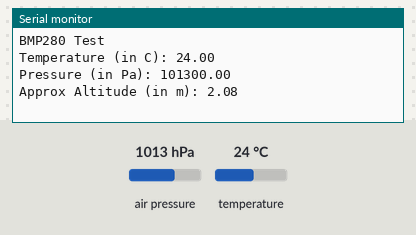
The sketch below on a simulated Arduino Mega 2560, built with avr-gcc and run on an emulated ATmega2560. Shown: the last lines printed to the serial monitor. The test bench sets the inputs (shaded band); at power-on: air pressure 1013 hPa, temperature 24 °C.

Above: at 1.2 s.
1.3 s: air pressure set to 952 hPa
At 2.9 s:
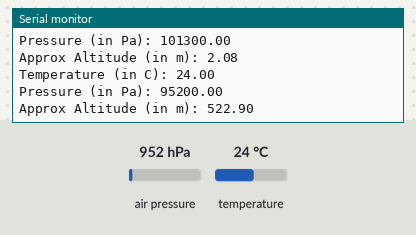
3.6 s: temperature set to 12 °C
At 4.6 s:
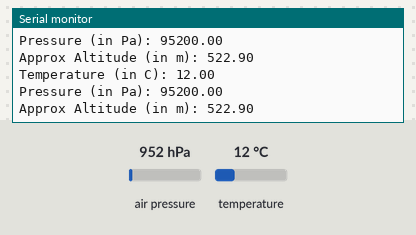
5.9 s: air pressure set to 975 hPa
At 6.4 s:
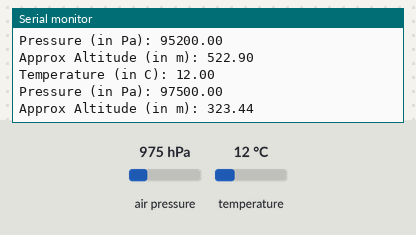
Timing chart, 0 to 8.9 s (numbered marks = the images above; inputs shaded):
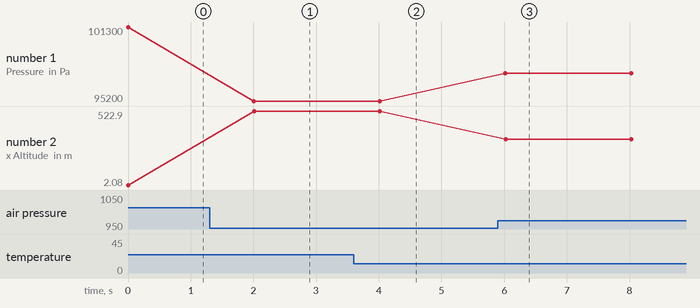

The sketch:

BMP_280.ino
```cpp
#include <SPI.h>
#include <Adafruit_Sensor.h>
#include <Adafruit_BMP280.h>

#define BMP_SCK 18
#define BMP_MISO 19
#define BMP_MOSI 23
#define BMP_CS 5

Adafruit_BMP280 bmp280(BMP_CS, BMP_MOSI, BMP_MISO, BMP_SCK);

void setup() {
  Serial.begin(115200);
  while (!Serial) delay(100);
  Serial.println("BMP280 Test");
  unsigned status;

  status = bmp280.begin(0x76);
  if(!status) {
      Serial.println("No Sensor Found");
      Serial.print("SensorID was: 0x"); Serial.println(bmp280.sensorID(),16);
      Serial.print("        ID of 0xFF probably means a bad 13/02/2025dress, a BMP 180 or BMP 085\n");
      Serial.print("   ID of 0x56-0x58 represents a BMP 280,\n");
      Serial.print("        ID of 0x60 represents a BME 280.\n");
      Serial.print("        ID of 0x61 represents a BME 680.\n");
      while (1) delay(10);
  }

  bmp280.setSampling(
    Adafruit_BMP280::MODE_NORMAL,           //Operating Mode
    Adafruit_BMP280::SAMPLING_X2,           //Temp. Oversampling
    Adafruit_BMP280::SAMPLING_X16,
    Adafruit_BMP280::FILTER_X16,           //Filtering
    Adafruit_BMP280::STANDBY_MS_500        //Standby Time
  );
}

void loop() {
  Serial.print("Temperature (in C): "); Serial.println(bmp280.readTemperature());
  Serial.print("Pressure (in Pa): "); Serial.println(bmp280.readPressure());
  Serial.print("Approx Altitude (in m): "); Serial.println(bmp280.readAltitude(1013.25));

  Serial.println();
  delay(2000);
}
```

Measured:
- after the input at 1.3 s, the serial monitor: prints a new line after 0.71 s (image 1)
- after the input at 3.6 s, the serial monitor: prints a new line after 0.41 s (image 2)
- after the input at 5.9 s, the serial monitor: prints a new line after 0.12 s (image 3)
- plotted number 1: 101300 → 95200 after the input at 1.3 s, 95200 → 97500 after the input at 5.9 s
- plotted number 2: 2.08 → 522.9 after the input at 1.3 s, 522.9 → 323.44 after the input at 5.9 s
